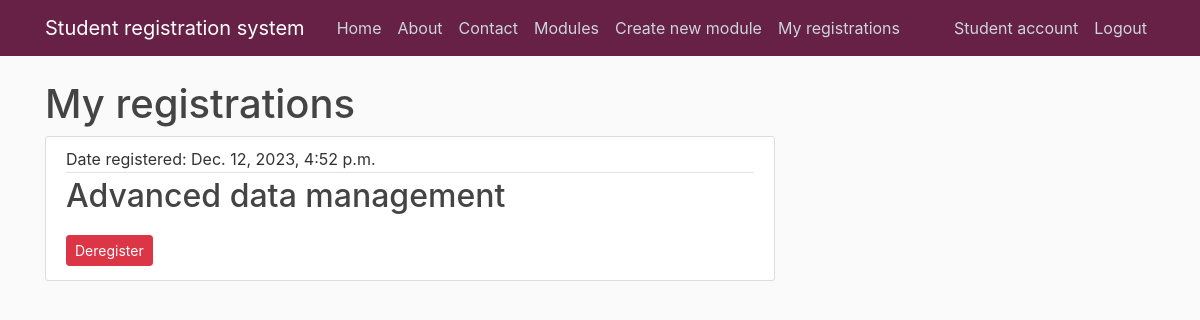
The page /registration/C1003593 (signed in) on the database its author committed.
### ModuleRegistrationSystem/models.py (models this page shows, shortened)
class Registration(models.Model):
    student = models.ForeignKey(User,null = True, related_name= 'studentregistrations', on_delete = models.CASCADE)
    module = models.ForeignKey(Module, null = True, related_name= 'moduleregistrations', on_delete = models.CASCADE)
    dateOfRegistration = models.DateTimeField(auto_now_add=True)
    class Meta:
        unique_together = ('student', 'module')

class Module(models.Model):
    name = models.CharField(max_length= 40)
    code = models.CharField(max_length= 4, primary_key= 'code')
    credit = models.IntegerField(choices= [(20, 20), (40, 40), (60, 60)])
    category = models.CharField(max_length= 20, choices= [('In-person', 'In person'), ('Online', 'Online')])
    description = models.TextField()
    availability = models.BooleanField(default=True)
    courses_Allowed_To_Register = models.ManyToManyField(Course)
    def __str__(self):
        return f'{self.name}'

### ModuleRegistrationSystem/views.py (the view)
# urls.py: path('registration/<str:username>', RegistrationView.as_view(), name='registrations'),
class RegistrationView(ListView):
        model = Registration
        template_name = 'ModuleRegistrationSystem/my_registrations.html'
        context_object_name = 'registrations'
        paginate_by = 3
        def get_queryset(self):
                user=get_object_or_404(User, username=self.kwargs.get('username'))
                return Registration.objects.filter(student=user).order_by('dateOfRegistration')

### ModuleRegistrationSystem/templates/ModuleRegistrationSystem/my_registrations.html (shortened to what this page needs)
{% extends "ModuleRegistrationSystem/base.html" %}
{% block content %}
    <h1>My registrations</h1>
    {% for registration in registrations %}
        <article class="media content-section">
            <div class="media-body">
                <div class="article-metadata">
                    <a class="mr-2">Date registered: {{ registration.dateOfRegistration }} </a>
                </div>
                <h2><a class="article-title">{{ registration.module }}</a></h2>
                <a class="btn btn-danger btn-sm mt-1 mb-1" href="{% url 'ModuleRegistrationSystem:module-deregistration' registration.id %}">Deregister</a>
            </div>
        </article>
    {% endfor %}
{% endblock content %}

### ModuleRegistrationSystem/static/css/styles.css (style rules this page uses)
html { position: relative; min-height: 100%; }
body { background: #fafafa; color: #333333; margin-top: 5rem; margin-bottom: 50px; }
h1, h2, h3, h4, h5, h6 { color: #444444; }
.content-section { background: #ffffff; padding: 10px 20px; border: 1px solid #dddddd; border-radius: 3px; margin-bottom: 20px; }
.article-title { color: #444444; }
.article-metadata { padding-bottom: 1px; margin-bottom: 4px; border-bottom: 1px solid #e3e3e3 }

### rows shown on the page
Registration: dateOfRegistration "Dec. 12, 2023, 4:52 p.m.", module "Advanced data management"
